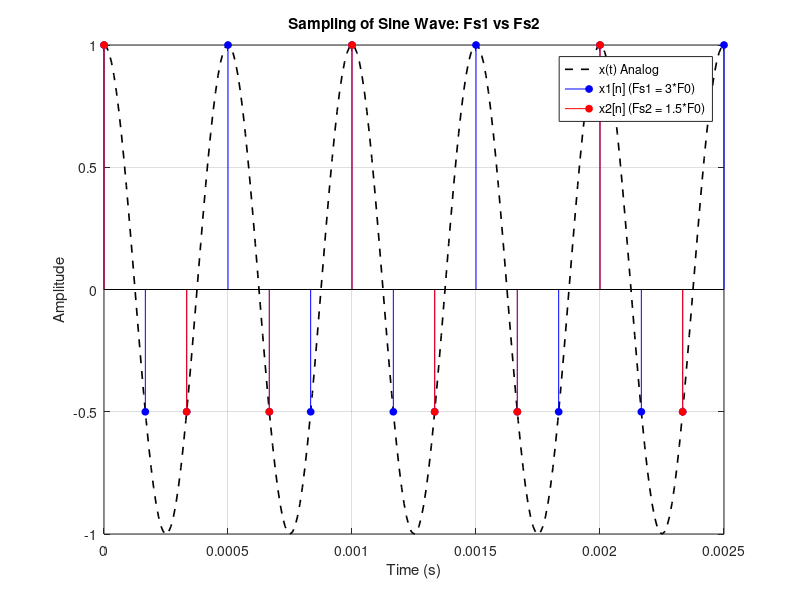

Write the MATLAB code that produced this figure.
clear; clc; close all;

% 1. Parameters
A = 1;              % Amplitude
F0 = 2000;          % Frequency (Hz)
phi = 0;            % Phase
dur = 1.5;          % Playback duration (seconds)

Fs1 = 3 * F0;       % Fs1 = 6000 Hz (> 2*F0: No aliasing)
Fs2 = 1.5 * F0;     % Fs2 = 3000 Hz (< 2*F0: Aliasing occurs)

% 2. Signals for plotting (first 5 periods)
t_plot = 5 / F0;

tc = 0:1/(50*F0):t_plot;
xc = A * cos(2*pi*F0*tc + phi);

t1 = 0:1/Fs1:t_plot;
x1_plot = A * cos(2*pi*F0*t1 + phi);

t2 = 0:1/Fs2:t_plot;
x2_plot = A * cos(2*pi*F0*t2 + phi);

figure;
plot(tc, xc, 'k--', 'LineWidth', 1.2); hold on;
stem(t1, x1_plot, 'b', 'filled', 'MarkerSize', 5);
stem(t2, x2_plot, 'r', 'filled', 'MarkerSize', 5);
grid on;
legend('x(t) Analog', 'x1[n] (Fs1 = 3*F0)', 'x2[n] (Fs2 = 1.5*F0)');
xlabel('Time (s)');
ylabel('Amplitude');
title('Sampling of Sine Wave: Fs1 vs Fs2');

% 3. Audio signals generation
t1_audio = 0:1/Fs1:dur;
x1 = A * cos(2*pi*F0*t1_audio + phi);

t2_audio = 0:1/Fs2:dur;
x2 = A * cos(2*pi*F0*t2_audio + phi);

% 4. Recovery check display
fprintf('--- SAMPLING RECOVERY ANALYSIS ---\n');
fprintf('Original F0 = %d Hz\n', F0);
fprintf('1. Fs1 = %d Hz (3*F0)   -> Fs1 > 2*F0: RECOVERABLE (No aliasing)\n', Fs1);
fprintf('2. Fs2 = %d Hz (1.5*F0) -> Fs2 < 2*F0: UNRECOVERABLE (Aliasing to %d Hz)\n', Fs2, abs(F0 - Fs2));

% 5. Playback
sound(x1, Fs1);
pause(dur + 0.5);

sound(x2, Fs2);
